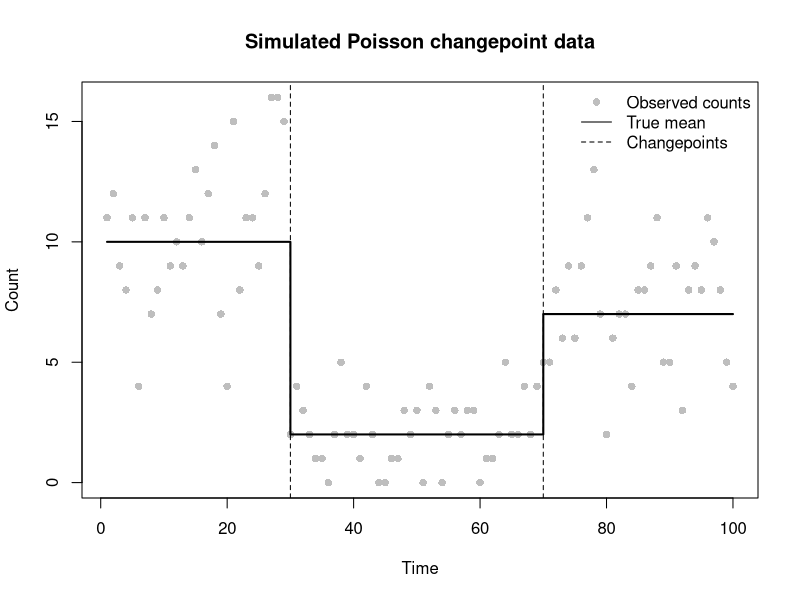
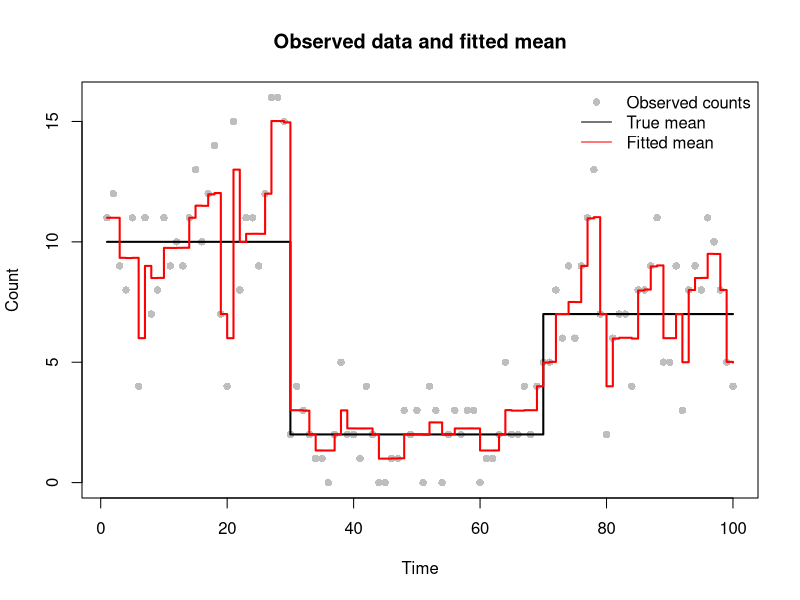
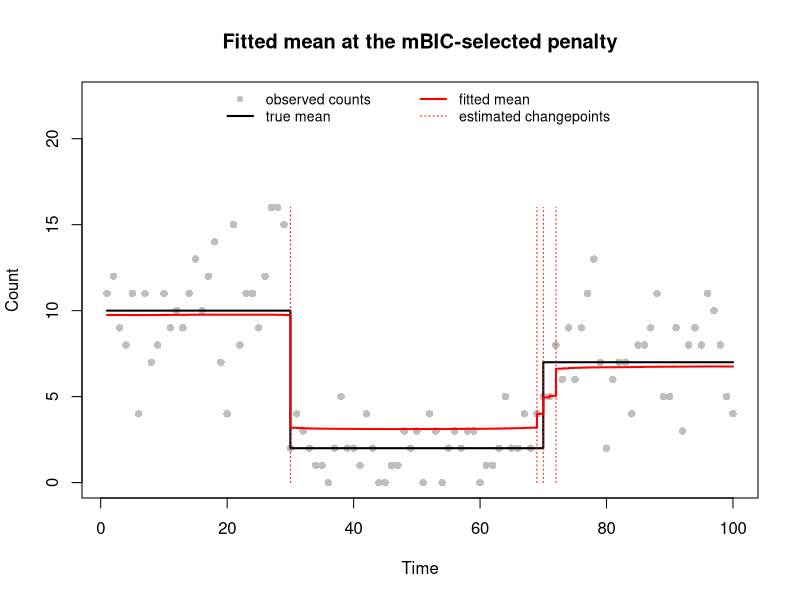

Generate these figures, in order, with R:
# Aishah ALmubarak   S2957708
# Yizhen Ge          S3027690
# Ziyi Wang          S2945970

# Team Member Contributions
# Ziyi Wang        Q1-3
# Aishah ALmubarak Q4-5
# Yizhen Ge        Q6-7


## Purpose of this script:
# estimate changepoints in poisson count data using a smoothed lasso
# penalty. the mean count is modelled as a baseline plus a change at
# each time step, on the log scale; the penalty shrinks most changes
# to (near) zero so that only genuine changepoints remain.

# What the script does:
# 1. simulate 100 poisson counts with two known changepoints
# 2. define the penalised objective, its gradient and hessian, and
#    check the derivatives by finite differencing
# 3. fit the model by bfgs at lambda = 1 and compare with the truth
# 4. choose lambda by minimising the modified bic over a grid, using
#    the effective degrees of freedom to count changepoints
# 5. refit at the best lambda, estimate the number of changepoints
#    and locate them at the largest changes, and plot the fit
# 6. assess uncertainty by parametric bootstrap: resimulate from the
#    fitted mean, refit B = 200 times, and bias-correct the mean and
#    its 95% confidence bands
# 7. produce a final plot of the data, true mean, fitted mean, the
#    bias-corrected mean and its 95% confidence limits

#STEP 1
#simulate 100 independent poisson counts with two known changepoints
#the mean changes from 10 to 2 at time 30 and from 2 to 7 at time 70
#the simulated counts are used to test the estimation method

set.seed(12345)
n <- 100
time <- 1:n
tau_true <- c(1, 30, 70, n+1)
m_true <- length(tau_true)-2
theta_true <- c(10, 2, 7)

#assign a constant poisson mean to each segment
mu_true <- numeric(n)
for(i in seq_along(theta_true)){
  mu_true[tau_true[i]:(tau_true[i+1]-1)] <- theta_true[i]
}

#generate random counts using the true mean function
y <- rpois(n, lambda=mu_true)

#show the simulated counts, true means and changepoint positions
plot(time, y, pch=16, col="grey",
     xlab="Time", ylab="Count",
     main="Simulated Poisson changepoint data")
lines(time, mu_true, col="black", lwd=2, type="s")
abline(v=tau_true[-c(1,length(tau_true))], lty="dashed")

legend("topright",
       legend=c("Observed counts", "True mean", "Changepoints"),
       col=c("grey", "black", "black"),
       pch=c(16, NA, NA),
       lty=c(NA, 1, 2),
       bty="n")


#STEP 2
#calculate the smoothed lasso-penalised negative log-likelihood

#beta contains the initial log mean and subsequent changes in log mean
#beta[1] is the initial log mean, and beta[k] is the change at time k
#zero changes indicate that the mean remains constant

#y contains the observed poisson counts

#lambda controls the penalty strength and eps controls smoothing

#return a single objective value to be minimised

poission_lasso_objective <- function(beta, y, lambda=1, eps=1e-6){
  
  #recover positive poisson means from cumulative log changes
  eta <- cumsum(beta)
  mu <- exp(eta)
  
  #measure how well the model explains the observed counts
  neg_loglik <- -sum(dpois(y, lambda=mu, log=TRUE))
  
  #penalise changes in log mean, excluding the initial level
  penalty <- lambda*sum(sqrt(beta[-1]^2+eps))
  
  #combine data fit and penalty into one objective value
  objective <- neg_loglik+penalty
  
  return(objective)
}


#calculate the gradient of the penalised objective function
#use the same inputs as the objective function
#return one first derivative for each element of beta

poission_lasso_grad <- function(beta, y, lambda=1, eps=1e-6){
  
  #recover the poisson means from the current parameters
  eta <- cumsum(beta)
  mu <- exp(eta)
  
  #each beta affects its own and all later means
  #sum residuals backwards to obtain the likelihood gradient
  grad_loglik <- rev(cumsum(rev(mu-y)))
  
  #calculate the derivative of the smoothed penalty
  #the initial log mean is not penalised
  grad_penalty <- numeric(length(beta))
  grad_penalty[-1] <- lambda*beta[-1]/sqrt(beta[-1]^2+eps)
  
  #combine the likelihood and penalty gradients
  grad <- grad_loglik+grad_penalty
  
  return(grad)
}


#calculate the hessian of the penalised objective function
#use the same inputs as the objective function
#return a square matrix of second derivatives with respect to beta

poission_lasso_hess <- function(beta, y, lambda=1, eps=1e-6){
  
  #recover the poisson means from the current parameters
  n <- length(beta)
  eta <- cumsum(beta)
  mu <- exp(eta)
  
  #construct a matrix linking changes in log mean to each time point
  #each row includes the initial level and all earlier changes
  X <- matrix(0, n, n)
  X[lower.tri(X, diag=TRUE)] <- 1
  
  #calculate the curvature of the negative log-likelihood
  hess_loglik <- t(X) %*% (mu*X)
  
  #calculate the second derivatives of the smoothed penalty
  #the penalty contributes only to the diagonal
  hess_penalty <- numeric(n)
  hess_penalty[-1] <- lambda*eps/(beta[-1]^2+eps)^(3/2)
  
  #combine both parts into the full hessian matrix
  hess <- hess_loglik+diag(hess_penalty)
  
  return(hess)
}


#check the analytical gradient using finite differences
#change each beta slightly and compare objective values
#the numerical and analytical gradients should be close

beta_test <- c(log(mean(y)), rep(0, n-1))
step <- 1e-5
grad_fd <- numeric(n)

for(i in 1:n){
  beta1 <- beta_test
  beta2 <- beta_test
  
  beta1[i] <- beta1[i]+step
  beta2[i] <- beta2[i]-step
  
  objective1 <- poission_lasso_objective(beta1, y)
  objective2 <- poission_lasso_objective(beta2, y)
  
  grad_fd[i] <- (objective1-objective2)/(2*step)
}


#report the largest difference between the two gradients
max(abs(grad_fd-poission_lasso_grad(beta_test, y)))

#check the analytical hessian using finite differences
#change each beta and measure the change in the gradient
#the numerical and analytical hessians should be close

grad0 <- poission_lasso_grad(beta_test, y)
hess_fd <- matrix(0, n, n)

for(i in 1:n){
  beta1 <- beta_test
  beta2 <- beta_test
  
  beta1[i] <- beta1[i]+step
  beta2[i] <- beta2[i]-step
  
  grad1 <- poission_lasso_grad(beta1, y)
  grad2 <- poission_lasso_grad(beta2, y)
  
  hess_fd[i,] <- (grad1-grad2)/(2*step)
}

#report the largest difference between the two hessians
max(abs(hess_fd-poission_lasso_hess(beta_test, y)))

# retest at a point with non-zero changes so the penalty terms are
# exercised too. 
beta_test2 <- c(log(mean(y)), 0.3*sin(1:(n-1)))

grad_fd2 <- numeric(n)
for(i in 1:n){
  beta1 <- beta_test2
  beta2 <- beta_test2
  beta1[i] <- beta1[i]+step
  beta2[i] <- beta2[i]-step
  grad_fd2[i] <- (poission_lasso_objective(beta1, y) -
                    poission_lasso_objective(beta2, y))/(2*step)
}
# largest gradient difference at a non-zero beta (should be ~0)
max(abs(grad_fd2-poission_lasso_grad(beta_test2, y)))

hess_fd2 <- matrix(0, n, n)
for(i in 1:n){
  beta1 <- beta_test2
  beta2 <- beta_test2
  beta1[i] <- beta1[i]+step
  beta2[i] <- beta2[i]-step
  hess_fd2[i,] <- (poission_lasso_grad(beta1, y) -
                     poission_lasso_grad(beta2, y))/(2*step)
}
# largest hessian difference is small next to the entries (hundreds/1000s)
max(abs(hess_fd2-poission_lasso_hess(beta_test2, y)))


#STEP 3
#fit the poisson changepoint model using bfgs
#start with a constant mean equal to the observed sample mean
#use lambda=1 as an initial penalty value

beta_init <- c(log(mean(y)), rep(0, n-1))

fit <- optim(
  par=beta_init,
  fn=poission_lasso_objective,
  gr=poission_lasso_grad,
  y=y,
  lambda=1,
  method="BFGS",
  control=list(maxit=10000, reltol=1e-9)
)

#check whether the optimisation converged successfully
#convergence code 0 indicates normal termination
fit$convergence

if(fit$convergence != 0){
  stop("Optimisation did not converge")
}

#recover the fitted mean function from the estimated parameters
beta_hat <- fit$par
mu_hat <- exp(cumsum(beta_hat))

#compare the estimated means with the known true means
#check whether the fitted model captures the main changes in the data
plot(time, y, pch=16, col="grey",
     xlab="Time", ylab="Count",
     main="Observed data and fitted mean")

lines(time, mu_true, col="black", lwd=2, type="s")
lines(time, mu_hat, col="red", lwd=2, type="s")

legend("topright",
       legend=c("Observed counts", "True mean", "Fitted mean"),
       col=c("grey", "black", "red"),
       pch=c(16, NA, NA),
       lty=c(NA, 1, 1),
       bty="n")
# with lambda = 1 the penalty is too weak, so the fitted mean zig-zags
# and suggests changes at many time points. Noticeably, it broadly follows
# the time varying trend in the data: high up to ~30, low from ~30 to ~70, then
# medium, which confirms the model and optimiser are working.

# STEP 4: 
# choosing the penalty lambda by mBIC
# lambda = 1 in step 3 was arbitrary, but lambda sets the price of every
# jump and it decides how many changepoints the model finds. We choose it
# by minimizing mbic = 3*m*log(n) - 2*loglik over a grid of log lambda:
# (-1, 5, by = 0.05).
# Since the smoothed penalty never sets a beta exactly to zero, the number
# of changepoints is measured by edf = trace(H_lambda^{-1} H_0) - 1.

fit_lasso <- function(beta0, y, lambda) {
  # fit the model at one lambda by BFGS, using the analytic gradient.
  # y and lambda are passed on to fn and gr via optim's '...' argument.
  fit <- optim(beta0, poission_lasso_objective, gr=poission_lasso_grad,
               y=y, lambda=lambda, method="BFGS",
               control=list(maxit=10000, reltol=1e-9))
  g <- poission_lasso_grad(fit$par, y, lambda=lambda) # grad at optimum
  H <- poission_lasso_hess(fit$par, y, lambda=lambda) # Hessian at optimum
  # conditions for a minimum: gradient 'close enough' to zero, and
  # Hessian positive definite (tested by whether a Cholesky works)
  R <- try(chol(H), silent=TRUE)
  list(beta=fit$par, conv=fit$convergence, counts=fit$counts,
       grad=max(abs(g))/lambda, # gradient relative to the penalty pull
       pd=!inherits(R, "try-error"), H=H, R=R)
} # fit_lasso

edf_lasso <- function(fit, y) {
  # effective degrees of freedom, trace(H_lambda^{-1} H_0), at a fitted beta.
  # H_lambda^{-1} is formed from its Cholesky factor, as chol2inv(chol(H)).
  H_0 <- poission_lasso_hess(fit$beta, y, lambda=0) # likelihood only
  sum(diag(chol2inv(fit$R) %*% H_0))
} # edf_lasso

log_lambda <- seq(-1, 5, by=0.05)   # grid of log penalty values
lambda <- exp(log_lambda)           # penalty values
n_lambdas <- length(lambda)

# one row of results per penalty value
grid_res <- data.frame(log_lambda=log_lambda, lambda=lambda, conv=NA,
                       grad=NA, pd=NA, edf=NA, m_changes=NA, loglik=NA,
                       mbic=NA)
beta_store <- matrix(NA, n_lambdas, n) # fitted beta for each lambda

beta_start <- c(log(mean(y)), rep(0, n-1)) # constant mean to start

for (j in 1:n_lambdas) { # loop over penalty values
  # (a) fit, warm starting from the previous lambda's solution
  fit_j <- fit_lasso(beta_start, y, lambda[j])
  beta_store[j, ] <- beta_start <- fit_j$beta
  grid_res$conv[j] <- fit_j$conv   # 0 means optim reports convergence
  grid_res$grad[j] <- fit_j$grad   # should be close to zero
  grid_res$pd[j] <- fit_j$pd       # TRUE if genuine minimum
  
  # (b) effective degrees of freedom
  grid_res$edf[j] <- edf_lasso(fit_j, y)
  
  # (c) unpenalised log likelihood (on the log scale), m and mbic
  mu_j <- exp(cumsum(fit_j$beta))
  grid_res$loglik[j] <- sum(dpois(y, mu_j, log=TRUE))
  grid_res$m_changes[j] <- grid_res$edf[j] - 1 # remove baseline beta[1]
  grid_res$mbic[j] <- 3*grid_res$m_changes[j]*log(n) -
    2*grid_res$loglik[j]
} # end of loop over penalty values

# verify convergence over the whole grid
all(grid_res$conv == 0) # optim's convergence code
max(grid_res$grad)      # largest relative gradient at an optimum
all(grid_res$pd)        # every Hessian positive definite

best <- which.min(grid_res$mbic) # penalty minimising mbic
lambda_best <- lambda[best]
# summary of the selected penalty: lambda, convergence, edf, m and mbic
round(grid_res[best, ], 3)

# mbic either side of the minimum, to see how well defined it is
round(grid_res[(best-3):(best+3), c("log_lambda","m_changes","mbic")], 2)

# best is the global minimiser over the grid, the rows either side
# of it confirm it is a clear minimum and not a flat region


# STEP 5:
# fit model and changepoint locations
# refit at the penalty chosen by mBIC, estimate the number of changepoints
# as the floor of the effective number, and place them at the largest
# estimated jumps |beta_k|, k >= 2.

# refit at lambda_best, starting from the solution stored in step 4
fit_best <- fit_lasso(beta_store[best, ], y, lambda_best)
# verify the values:
# conv should be 0, grad close to 0, pd =1 positive Hessian
c(conv=fit_best$conv, grad=fit_best$grad, pd=fit_best$pd) 

beta_best <- fit_best$beta
mu_best <- exp(cumsum(beta_best)) # fitted mean function

# effective and estimated number of changepoints
m_tilde <- edf_lasso(fit_best, y) - 1 # -1 to exclude beta 1
m_hat <- floor(m_tilde)
c(m_tilde=m_tilde, m_hat=m_hat)

# rank the jumps by size, excluding the baseline beta[1]; adding 1
# converts positions in beta[-1] back to time points
jump_order <- order(abs(beta_best[-1]), decreasing=TRUE) + 1
tau_hat <- sort(jump_order[1:m_hat])

# estimated changepoint locations:
tau_hat

# size of each detected jump and the factor it multiplies the mean by
round(data.frame(time=tau_hat, beta=beta_best[tau_hat],
                 factor=exp(beta_best[tau_hat])), 3)

# true and fitted level within each true segment
seg <- cut(time, breaks=tau_true, right=FALSE)
round(cbind(true=theta_true, fitted=tapply(mu_best, seg, mean)), 2)

# plot the data, true mean and fitted mean, with the detected 
# changepoints
plot(time, y, pch=16, col="grey", xlab="Time", ylab="Count",
     ylim=c(0, 1.4*max(y)), main="Fitted mean at the mBIC-selected penalty")
lines(time, mu_true, type="s", lwd=2)
lines(time, mu_best, type="s", lwd=2, col="red")
segments(tau_hat, 0, tau_hat, max(y), lty="dotted", col="red")
legend("top", ncol=2, bty="n", cex=0.85,
       legend=c("observed counts", "true mean", "fitted mean",
                "estimated changepoints"),
       pch=c(16, NA, NA, NA), lty=c(NA, "solid", "solid", "dotted"),
       lwd=c(NA, 2, 2, 1), col=c("grey", "black", "red", "red"))

# we notice from the plot:
# the drop at time 30 is detected cleanly, as one large change that
# multiplies the mean by about 0.32. the rise near time 70 is detected
# also, but split across times 69, 70 and 72 instead of one jump. this is
# because the counts there rise gradually, and the lasso penalty charges
# for the total size of the changes, so several small steps cost about
# the same as one big step. as a result m_hat = 4 overestimates the true
# m = 2, although every detected time lies at or next to a real change.
# the fitted levels (9.79, 3.10, 6.64) are also pulled towards the
# overall mean compared with the truth (10, 2, 7), because the penalty
# is shrinking every change towards zero.
